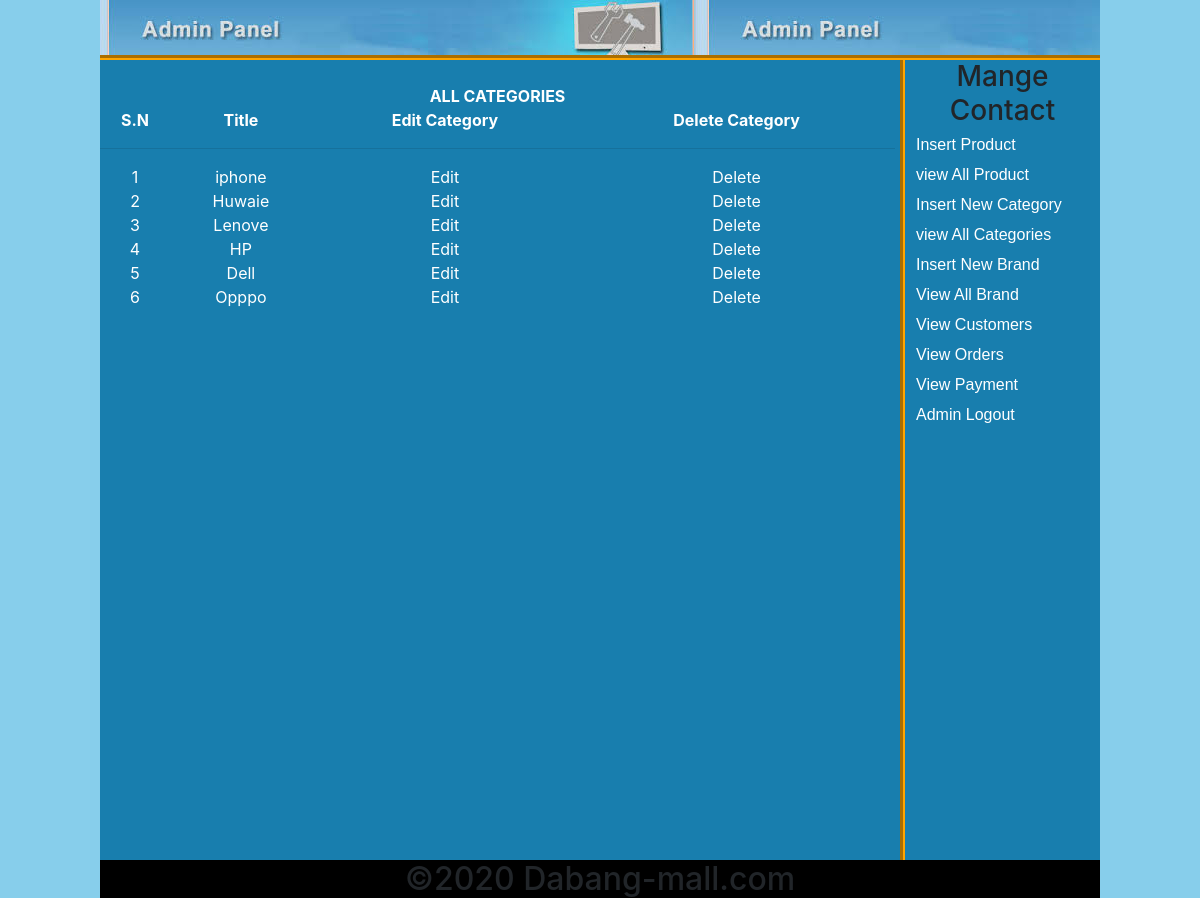
/Admin-area/index.php?view_all_categories (signed in), run on the app's committed database.
### tables this page shows
CREATE TABLE `categories` (
  `cat_id` int(11) NOT NULL,
  `cat_title` text NOT NULL
);

### Admin-area/view_all_categories.php (the view, shortened to what this page needs)
<?php
if(!isset($_SESSION['user_email']))
{
    echo "<script>window.open('login.php?not_admin=You are not an Admin!','_self');</script>";
}
else
{
?>
<div>
<table width='795' align="center" bgcolor='#187eae'>
<tr style="color: white;" align="center"><th colspan="4">ALL CATEGORIES</th></tr>
<tr style="color: white;" align="center">
<td ><b>S.N</b></td>
<td><b>Title</b></td>
<td><b>Edit Category</b></td>
<td><b>Delete Category</b></td>
</tr>
<tr><td colspan="4" ><hr></td></tr>
<?php
include("includes/insert_product_fun.php");
$get_cat="select * from categories";
$run_cat=mysqli_query($con,$get_cat);
$i=0;
while($row_cat=mysqli_fetch_array($run_cat))
{
    $cat_id=$row_cat['cat_id'];
    $cat_title=$row_cat['cat_title'];
    $i++;
?>
<tr style="color: white;" align="center">
<td><?php  echo $i;  ?></td><td><?php echo $cat_title; ?></td><td><a href="index.php?Edit_cat=<?php echo $cat_id; ?>">Edit</a></td><td><a href="delete.php?delete_cat=<?php echo $cat_id; ?>">Delete</a></td>
</tr>
<?php }
?>
</table>
</div>
<?php }
?>

### Admin-area/styles/style.css (style rules this page uses)
html, body, div, span, applet, object, iframe, h1, h2, h3, h4, h5, h6, p, blockquote, pre, a, abbr, acronym, address, big, cite, code, del, dfn, em, img, ins, kbd, q, s, samp, small, strike, strong, sub, sup, tt, var, b, u, i, center, dl, dt, dd, ol, ul, li, fieldset, form, label, legend, table, caption, tbody, tfoot, thead, tr, th, td, article, aside, canvas, details, embed, figure, figcaption, footer, header, hgroup, menu, nav, output, ruby, section, summary, time, mark, audio, video { margin: 0; padding: 0; border: 0; }
body { background-color:skyblue; }

### Admin-area/view_all_categories.php (style rules this page uses)
a { text-decoration: none; color: white; }
table { font-size: medium; }

### data on the page
categories: cat_title "iphone"
categories: cat_title "Huwaie"
categories: cat_title "Lenove"
categories: cat_title "HP"
categories: cat_title "Dell"
categories: cat_title "Opppo"
